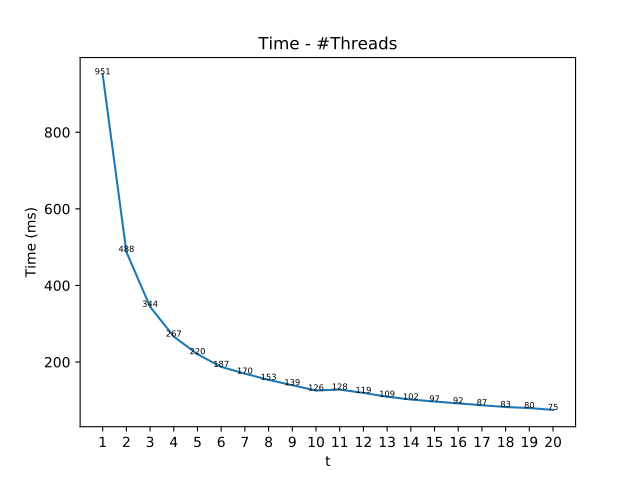

Reproduce this figure in Python.
from pathlib import Path

import matplotlib.pyplot as plt
from matplotlib.backends.backend_pdf import PdfPages

begin = 1
end = 20
name = Path(__file__).stem

num_lines_before = 3
num_lines_after = 1

xticks = range(begin, end + 1)

def read_times(filename):
    result = []
    with open(filename) as f:
        for _ in xticks:
            for _ in range(num_lines_before):
                f.readline()
            result.append(float(f.readline()))
            for _ in range(num_lines_after):
                f.readline()
    return result


with PdfPages(f"{name}.pdf") as pdf:
    time = read_times(f"{name}.out")
    plt.plot(xticks, time, "-")
    for x, y in zip(xticks, time):
        plt.text(
            x, y, f"{y:.0f}",
            horizontalalignment='center',
            fontsize=6,
        )

    plt.title("Time - #Threads")
    plt.xlabel("t")
    plt.ylabel("Time (ms)")
    plt.xticks(xticks)

    pdf.savefig()
